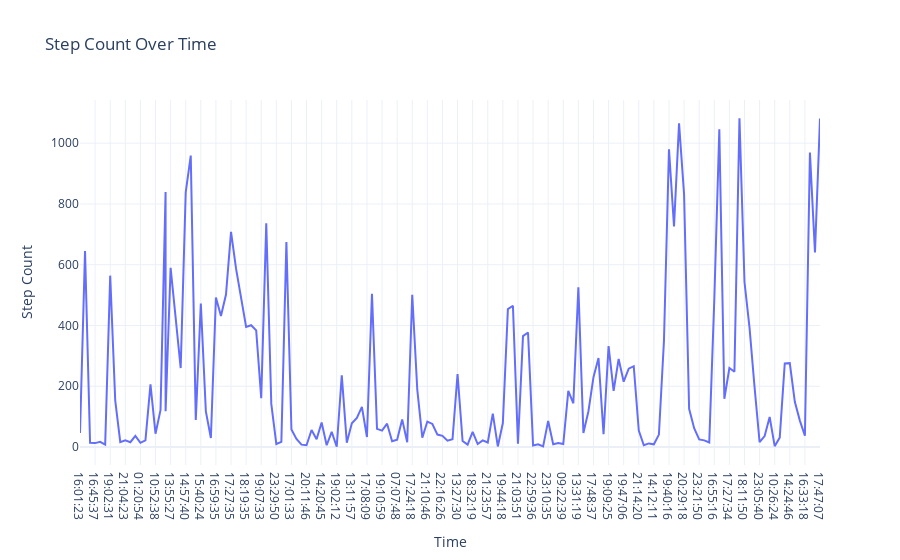

This figure's notebook cell:
### Code cell
fig = px.line(data, x = 'Time',y= 'Step Count',title = 'Step Count Over Time')
fig.show()

### Figure 1 — Plotly figure (JSON) as saved in the notebook; plotly's stock layout.template omitted (floating-point values rounded to 4 significant figures; data arrays with more than 128 entries replaced by an {"elided": "..."} marker saying what was removed)
{"data": [{"hovertemplate": "Time=%{x}<br>Step Count=%{y}<extra></extra>", "legendgroup": "", "line": {"color": "#636efa", "dash": "solid"}, "marker": {"symbol": "circle"}, "mode": "lines", "name": "", "orientation": "v", "showlegend": false, "type": "scatter", "x": {"elided": "149 str values"}, "xaxis": "x", "y": {"elided": "149 int values"}, "yaxis": "y"}], "layout": {"autosize": true, "legend": {"tracegroupgap": 0}, "title": {"text": "Step Count Over Time"}, "xaxis": {"anchor": "y", "autorange": true, "domain": [0, 1], "range": [0, 147], "title": {"text": "Time"}, "type": "category"}, "yaxis": {"anchor": "x", "autorange": true, "domain": [0, 1], "range": [-59.06, 1142.0], "title": {"text": "Step Count"}, "type": "linear"}}}
